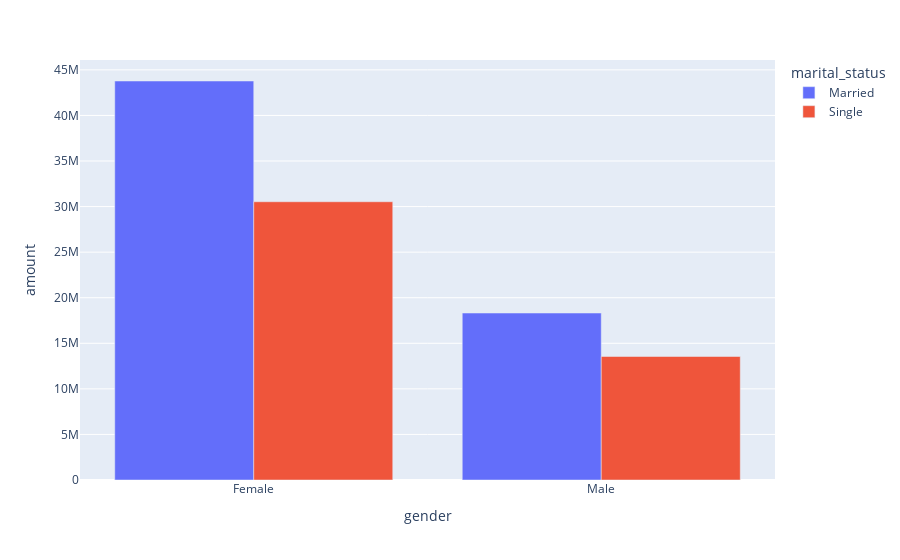

Notebook code for this chart:
### Code cell
BV1 = df.groupby(["gender","marital_status"],as_index=False)["amount"].sum()
BV1 = BV1.sort_values('amount', ascending=False)
px.bar(data_frame= BV1, x= "gender",y= "amount",color="marital_status",barmode='group')

### Figure 1 — Plotly figure (JSON) as saved in the notebook; plotly's stock layout.template omitted (floating-point values rounded to 4 significant figures)
{"data": [{"alignmentgroup": "True", "hovertemplate": "marital_status=Married<br>gender=%{x}<br>amount=%{y}<extra></extra>", "legendgroup": "Married", "marker": {"color": "#636efa", "pattern": {"shape": ""}}, "name": "Married", "offsetgroup": "Married", "orientation": "v", "showlegend": true, "textposition": "auto", "type": "bar", "x": ["Female", "Male"], "xaxis": "x", "y": [43780000.0, 18320176], "yaxis": "y"}, {"alignmentgroup": "True", "hovertemplate": "marital_status=Single<br>gender=%{x}<br>amount=%{y}<extra></extra>", "legendgroup": "Single", "marker": {"color": "#EF553B", "pattern": {"shape": ""}}, "name": "Single", "offsetgroup": "Single", "orientation": "v", "showlegend": true, "textposition": "auto", "type": "bar", "x": ["Female", "Male"], "xaxis": "x", "y": [30530000.0, 13550970], "yaxis": "y"}], "layout": {"barmode": "group", "legend": {"title": {"text": "marital_status"}, "tracegroupgap": 0}, "margin": {"t": 60}, "xaxis": {"anchor": "y", "domain": [0, 1], "title": {"text": "gender"}}, "yaxis": {"anchor": "x", "domain": [0, 1], "title": {"text": "amount"}}}}
